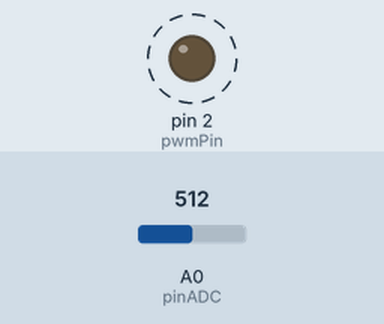
The sketch below on a simulated Arduino Mega 2560, built with avr-gcc and run on an emulated ATmega2560. Shown: output pins drawn as LEDs (lit = HIGH). Dashed ring = blinking. Inputs (shaded band) come from the test bench; at power-on: A0 (pinADC) = 512. What the sketch prints to the serial monitor is not drawn.

Above: at 0.05 s.
Timing chart, 0 to 3.0 s (numbered marks = the images above):
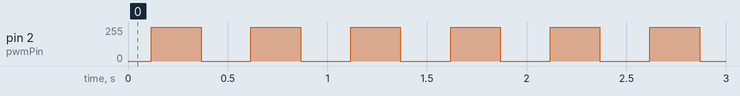

The sketch:

Lab02_Instrumentacion.ino
```cpp
const int pwmPin = 2; // Pin de salida del simulador de bioseñal
const float frecuencia = 2.0; // 2 Hz
const int pinADC = A0; // Pin de lectura del nodo sumador

unsigned long tiempoAnteriorPWM = 0;
unsigned long tiempoAnteriorADC = 0;

void setup() {
  pinMode(pwmPin, OUTPUT);
  Serial.begin(9600); // Configurado a 9600 baudios según la guía
}

void loop() {
  unsigned long tiempoActual = millis();

  // TAREA 1: Generar la señal PWM (se actualiza constantemente)
  if (tiempoActual - tiempoAnteriorPWM >= 2) {
    tiempoAnteriorPWM = tiempoActual;
    float tiempoSegundos = tiempoActual / 1000.0;
    float seno = sin(2 * PI * frecuencia * tiempoSegundos);
    int valorPWM = (int)((seno + 1.0) * 127.5);
    analogWrite(pwmPin, valorPWM);
  }

  // TAREA 2: Leer el nodo sumador e imprimir (Etapa D) - cada 10 ms según guía
  if (tiempoActual - tiempoAnteriorADC >= 10) {
    tiempoAnteriorADC = tiempoActual;
    int lecturaRaw = analogRead(pinADC);
    // Conversión a voltios (Mega: 5V / 1023.0)
    float voltaje = lecturaRaw * (5.0 / 1023.0);
    Serial.println(voltaje); // Envio al Serial Plotter virtual
  }
}
```

Measured:
- by itself, pin 2 (pwmPin): alternates 254/255 for 0.25 s and 0/255 for 0.25 s
